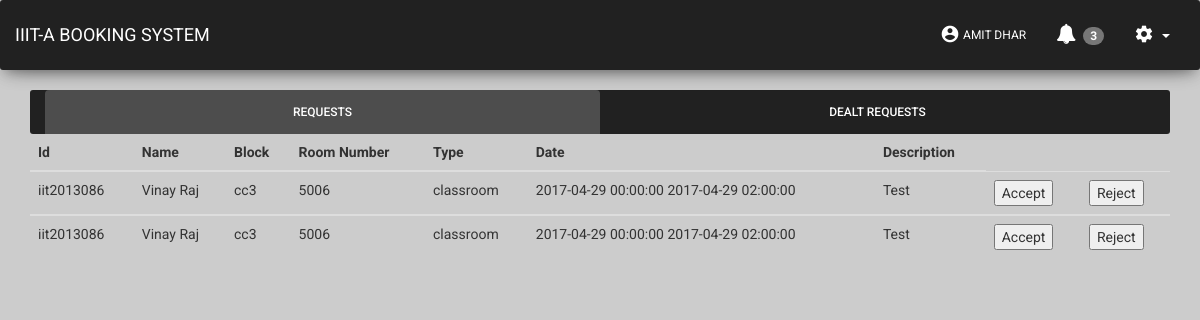
The app's page /notifications/ (signed in), older data.
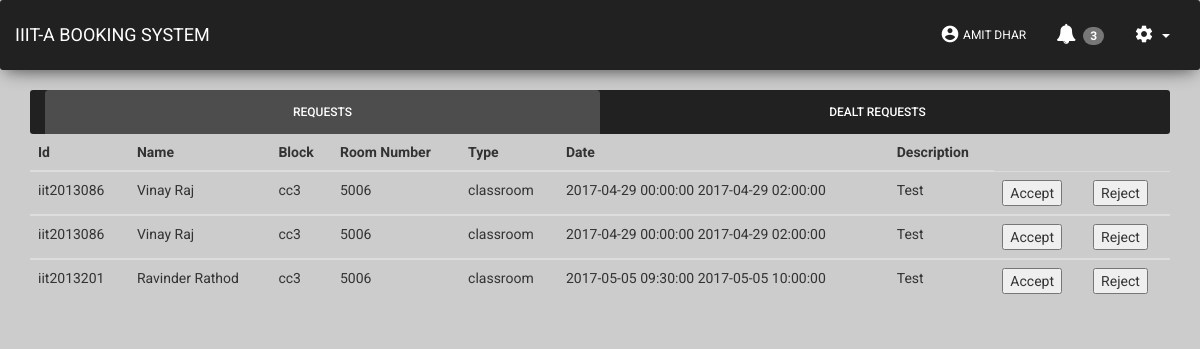
The same page, newer data.
### Project/models.py (models this page shows, shortened)
class User(AbstractBaseUser, PermissionsMixin):
    email = models.EmailField(_('email address'), unique=True)
    username = models.CharField(_('id'), max_length=10, blank=False)
    first_name = models.CharField(_('first name'), max_length=30, blank=False)
    last_name = models.CharField(_('last name'), max_length=30, blank=False)
    mobile_number = models.CharField(verbose_name='mobile number', max_length=10, default="")
    type = models.CharField(verbose_name='type', choices=(('student', 'STUDENT'), ('faculty', 'FACULTY')),
                            max_length=10)
    is_active = models.BooleanField(_('active'), default=True)
    is_staff = models.BooleanField(_('staff'), default=False)
    objects = UserManager()
    USERNAME_FIELD = 'email'
    REQUIRED_FIELDS = ['username', 'first_name', 'last_name', 'type']
    class Meta:
        verbose_name = _('user')
        verbose_name_plural = _('users')

class requestTable(models.Model):
    time_stamp = models.DateTimeField(verbose_name="time stamp", auto_now_add=True)
    block = models.CharField(
        verbose_name="Building name",
        max_length=20
    )
    room_number = models.CharField(
        verbose_name="Room number",
        max_length=10,
    )
    block_type = models.CharField(
        verbose_name="Block type",
        choices=(('classroom', 'CLASSROOM'), ('lab', 'LAB')),
        max_length=10,
        default='classroom'
    )
    startDateTime = models.CharField(
        verbose_name="startDateTime",
        max_length=30
    )
    endDateTime = models.CharField(
        verbose_name="endDateTime",
        max_length=30,
    )
    sender = models.CharField(
        verbose_name="sender",
        max_length=20,
    )
    sender_id = models.CharField(
        verbose_name="sender_id",
        max_length=20,
        default="",
    )
    granter = models.CharField(
        verbose_name="granter",
        max_length=10, blank=True
    )
    description = models.CharField(
        verbose_name="description",
        max_length=100
    )
    booking_status = models.CharField(
        verbose_name="booking status",
        max_length=5, default='0'
    )

### Project/views.py (the view)
# urls.py: url(r'^notifications/$', views.notifications, name='notifications'),
@login_required(login_url="accounts/login/")
def notifications(request):
    type = None
    name = None
    id = None
    rows = None
    if request.user.is_authenticated():
        type = request.user.type
        id = request.user.username
        name = request.user.first_name + " " + request.user.last_name
    if type == 'faculty':
        print("not fac " + id)
        rows = requestTable.objects.filter(granter=id, booking_status='0').exclude(booking_status='2')
        rows1 = requestTable.objects.filter(granter=id, booking_status='1')
        print("row " + str(rows.count()))
        print(rows1)
    elif type == 'student':
        print("not stu")
        rows = requestTable.objects.filter(sender_id=id)
    return render(request, "notifications.html", {'rows': rows, 'user_type': type, 'name': name})

### templates/notifications.html (shortened to what this page needs)
{% extends 'account/base.html' %}
{% block content %}
    <div class="container">
        {% if user_type == "faculty" %}
            <ul class="nav nav-tabs nav-justified" role="tablist">
                <li role="presentation" class="active"><a href="#requests" aria-controls="requests"
                                                          data-toggle="tab">Requests</a></li>
                <li role="presentation"><a href="#dealt" aria-controls="dealt" data-toggle="tab">Dealt Requests</a></li>
            </ul>
            <div class="tab-content">
                <div class="tab-pane active" id="requests" role="tabpanel">
                    <table width="100%" class="table table-hover">
                        <thead>
                        <th>
                            Id
                        </th>
                        <th>
                            Name
                        </th>
                        <th>
                            Block
                        </th>
                        <th>
                            Room Number
                        </th>
                        <th>
                            Type
                        </th>
                        <th>
                            Date
                        </th>
                        <th>
                            Description
                        </th>
                        </thead>
                        {% for row in rows %}
                            <tbody>
                            <tr id="">
                                <td>
                                    {{ row.sender_id }}
                                </td>
                                <td>
                                    {{ row.sender }}
                                </td>
                                <td>
                                    {{ row.block }}
                                </td>
                                <td>
                                    {{ row.room_number }}
                                </td>
                                <td>
                                    {{ row.block_type }}
                                </td>
                                <td>
                                    {{ row.startDateTime }}
                                    {{ row.endDateTime }}
                                </td>
                                <td>
                                    {{ row.description }}
                                </td>
                                <td>
                                    <form action="{% url 'nothandler' pk=row.id status='1' %}" method="post">
                                        <input type="submit" value="Accept"/>
                                    </form>
                                </td>
                                <td>
                                    <form action="{% url 'nothandler' pk=row.id status='0' %}" method="post">
                                        <input type="submit" value="Reject"/>
                                    </form>
                                </td>
                            </tr>
                            </tbody>
                        {% endfor %}
                    </table>
                </div>
            </div>
        {% endif %}
    </div>
{% endblock %}

### templates/account/base.html (shortened to what this page needs)
{% load staticfiles %}
{% load account %}
<!DOCTYPE html>
<html>
<head>
    <link rel="stylesheet" href="https://maxcdn.bootstrapcdn.com/font-awesome/latest/css/font-awesome.min.css"/>
    <link href="/static/assets/css/bootstrap.min.css" rel="stylesheet"/>
    <link href="/static/assets/css/material-kit.css" rel="stylesheet"/>
    <link rel="stylesheet" href="//code.jquery.com/ui/1.12.1/themes/base/jquery-ui.css">
</head>
<body class="signup-page">
{% if user.is_authenticated %}
    <nav class="navbar navbar-default">
        <div class="container-fluid">
            <div class="navbar-header">
                <a class="navbar-brand" href="{% url 'home' %}">IIIT-A BOOKING SYSTEM</a>
            </div>
            <div class="collapse navbar-collapse" id="bs-example-navbar-collapse-1">
                <ul class="nav navbar-nav navbar-right">
                    <li>
                        <a href="{% url 'home' %}"><i class="material-icons">account_circle</i>{{ user.username }}</a>
                    </li>
                    <li>
                        <a href="{% url 'notifications' %}">
                            <i class="fa fa-fw fa-bell faa-ring animated"></i>
                            <span class="badge">3</span>
                        </a>
                    </li>
                    <li class="dropdown">
                        <a href="#" class="dropdown-toggle" data-toggle="dropdown" role="button" aria-expanded="false">
                            <i class="material-icons">settings</i>
                            <span class="caret"></span></a>
                    </li>
                </ul>
            </div>
        </div>
    </nav>
{% endif %}
{% block content %}
{% endblock %}
</body>
</html>

### templates/account/base.html (style rules this page uses)
.faa-ring.animated, .faa-ring.animated-hover:hover, .faa-parent.animated-hover:hover > .faa-ring { animation: ring 2s ease infinite; transform-origin-x: 50%; transform-origin-y: 0px; transform-origin-z: initial; }

Row changes from the older to the newer data that the page shows:
added requestTable: sender_id "iit2013201", sender "Ravinder Rathod", block "cc3", room_number "5006", block_type "classroom", startDateTime "2017-05-05 09:30:00", endDateTime "2017-05-05 10:00:00", description "Test"
